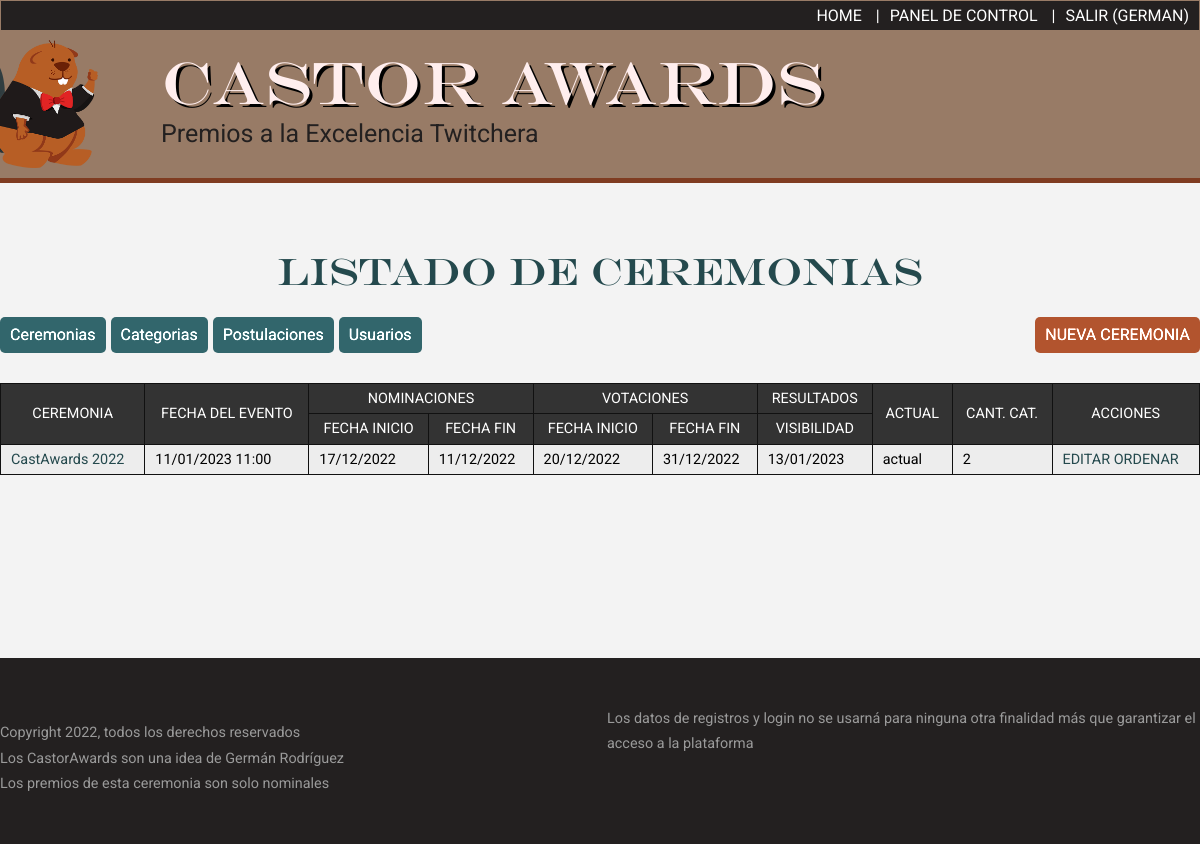
The app's page /panel/ceremonias (signed in) with its own data.
### tables this page shows
CREATE TABLE ceremonias(
    ID SMALLINT UNSIGNED NOT NULL AUTO_INCREMENT PRIMARY KEY,
    NOMBRE VARCHAR(100),
    FECHA_NOMINACIONES_INICIO DATETIME,
    FECHA_NOMINACIONES_FIN DATETIME,
    FECHA_VOTACIONES_INICIO DATETIME,
    FECHA_VOTACIONES_FIN DATETIME,
    FECHA_RESULTADOS_VISIBLES DATETIME,
    FECHA_CEREMONIA DATETIME,
    FECHA_ALTA DATETIME,
    CEREMONIA_ACTUAL TINYINT(1) NOT NULL DEFAULT 0
);

### mvc/models/CeremoniasModel.php (called while the page is built, shortened)
<?php
class CeremoniasModel{
    public static function all( ){
        global $cnx;
        $c = <<<SQL
        SELECT
            *,
            ID AS ID_CEREMONIA,
            DATE_FORMAT( FECHA_CEREMONIA, '%d/%m/%Y %H:%i' ) AS FECHA_CEREMONIA_SPA,
            DATE_FORMAT( FECHA_NOMINACIONES_FIN, '%d/%m/%Y' ) AS NOMINACIONES_INICIO,
            DATE_FORMAT( FECHA_NOMINACIONES_INICIO, '%d/%m/%Y' ) AS NOMINACIONES_FIN,
            DATE_FORMAT( FECHA_VOTACIONES_INICIO, '%d/%m/%Y' ) AS VOTACIONES_INICIO,
            DATE_FORMAT( FECHA_VOTACIONES_FIN, '%d/%m/%Y' ) AS VOTACIONES_FIN,
            DATE_FORMAT( FECHA_RESULTADOS_VISIBLES, '%d/%m/%Y' ) AS RESULTADOS_VISIBLES,
            IF( CEREMONIA_ACTUAL = 1, 'actual', '---' ) AS ACTUAL,
            ( SELECT COUNT(*) FROM categorias WHERE FKCEREMONIA = ID_CEREMONIA ) AS CANT_CATEGORIAS
        FROM ceremonias
        SQL;
        $st = $cnx->prepare($c);
        $st->execute( );
        return $st->fetchAll( );
    }
}

### mvc/controllers/AdminController.php (called while the page is built, shortened)
<?php
class AdminController{
    public static function ceremonias( ){
        $ceremonias = CeremoniasModel::all( );
        return [ 'ceremonias' => $ceremonias ];
    }
}

### mvc/views/panel/ceremonias/listado.php (the view, shortened to what this page needs)
<h2>Listado de ceremonias</h2>
<div class="sub-botonera">
    <a href='/panel/ceremonias/alta' class='alta'>NUEVA CEREMONIA</a>
    <?php include(MVC.'/views/botonera_admin.php' ); ?>
</div>
<table border="1" cellpadding="5" cellspacing="0">
    <thead>
        <tr>
            <th rowspan="2">Ceremonia</th>
            <th rowspan="2">Fecha del Evento</th>
            <th colspan="2">Nominaciones</th>
            <th colspan="2">Votaciones</th>
            <th>Resultados</th>
            <th rowspan="2">Actual</th>
            <th rowspan="2">Cant. Cat.</th>
            <th rowspan="2">Acciones</th>
        </tr>
        <tr>
            <th>Fecha Inicio</th>
            <th>Fecha Fin</th>
            <th>Fecha Inicio</th>
            <th>Fecha Fin</th>
            <th>Visibilidad</th>
        </tr>
    </thead>
    <tbody>
        <?php
        foreach($datos['ceremonias'] as $c):
        $btn_borrar = $c['CANT_CATEGORIAS'] == 0 ?
                        "<a class='btn_borrar' href='/panel/ceremonias/$c[ID]/eliminar'>ELIMINAR</a>":
                        "";
        $btn_ordenar = $c['CANT_CATEGORIAS'] > 1 ?
                        "<a href='/panel/ceremonias/$c[ID]/ordenar'>ORDENAR</a>":
                        "";
        echo <<<HTML
        <tr>
            <td><a href='/panel/ceremonias/$c[ID]/ver'>$c[NOMBRE]</a></td>
            <td>$c[FECHA_CEREMONIA_SPA]</td>
            <td>$c[NOMINACIONES_INICIO]</td>
            <td>$c[NOMINACIONES_FIN]</td>
            <td>$c[VOTACIONES_INICIO]</td>
            <td>$c[VOTACIONES_FIN]</td>
            <td>$c[RESULTADOS_VISIBLES]</td>
            <td>$c[ACTUAL]</td>
            <td>$c[CANT_CATEGORIAS]</td>
            <td>
                <a href='/panel/ceremonias/$c[ID]/editar'>EDITAR</a>
                $btn_borrar
                $btn_ordenar
            </td>
        </tr>
        HTML;
        endforeach; ?>
    </tbody>
</table>

### assets/css/estilos.css (style rules this page uses)
:root { --green: #24494d; --brown: #232020; --brownie: #987b66; --brownkk: #7f3c21; }
* { box-sizing: border-box; }
body { margin: 0; padding: 0; background: #f3f3f3; font-family: 'Roboto', sans-serif; }
a { text-decoration: none; color: var(--green); }
h1, h2, h3 { font-weight: normal; font-family: headings; }
main h1, main h2 { font-size: 38px; text-align: center; color: var(--green); }

### assets/css/panel.css (style rules this page uses)
table { margin-top: 30px; border-collapse: collapse; width: 100%; font-size: 0.9em; line-height: 120%; }
table td, table th { border: 1px solid #111; padding: 6px 10px; font-weight: normal; }
table th { background: #333; color: white; text-transform: uppercase; }
table tr:nth-child(odd) td { background: #ededed; }
.sub-botonera { display: flex; flex-direction: row-reverse; }
.sub-botonera a { display: block; padding: 4px 10px; background: var(--green); color: white; border-radius: 5px; filter:brightness(1.4); transition: .4s; }
.sub-botonera a.alta { background: var(--brownkk); }

### records on screen
ceremonias: NOMBRE "CastAwards 2022", c "11/01/2023 11:00", c "17/12/2022", c "11/12/2022", c "20/12/2022", c "31/12/2022", c "13/01/2023", c "actual", c "2"

### other values on screen
$_SESSION['USER']['USERNAME'] "GERMAN"
